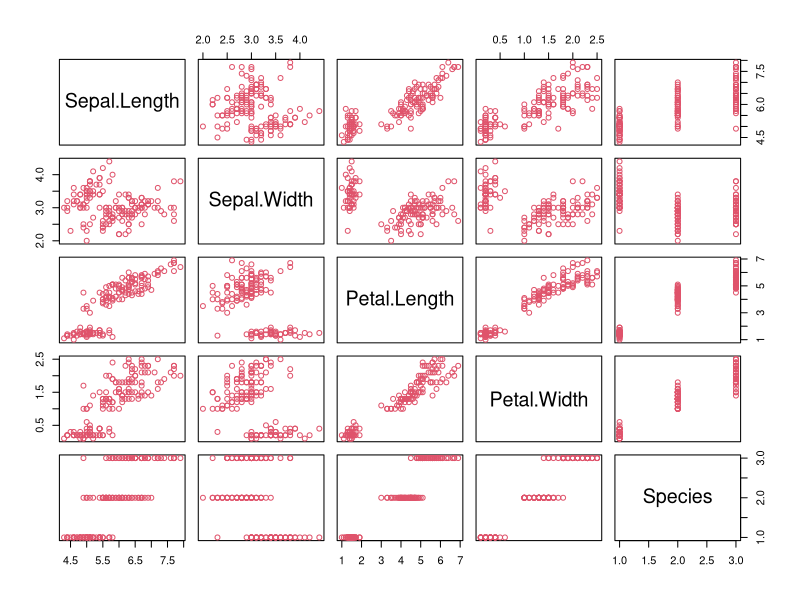

Source code (R):
## ---- chunk 1

plot(iris,col=2)

